Frame 1 (no input): blank canvas, image omitted
Frame 60 (no input): blank canvas, image omitted
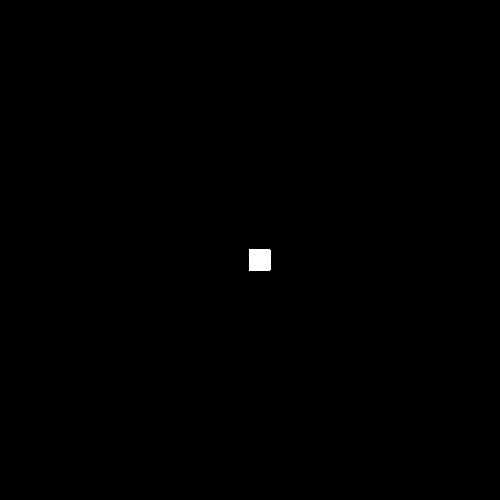
Frame 120 (the mouse pressed at the canvas centre since frame 60)

The p5.js sketch whose frames 1 and 60 were blank and that drew this single picture after the mouse press (run headless with seeded random() and noise() and a simulated clock; from frame 60 on, the mouse is pressed at the canvas centre):

// p5.js sketch
// ── sketch.js
function setup() {
    createCanvas(500, 500);
    background("black");
  }
  
  function draw() {
    stroke("white");
    fill("white");
    
    if(mouseIsPressed){
      rect(mouseX, mouseY, 20, 20);
    }
    
  }
